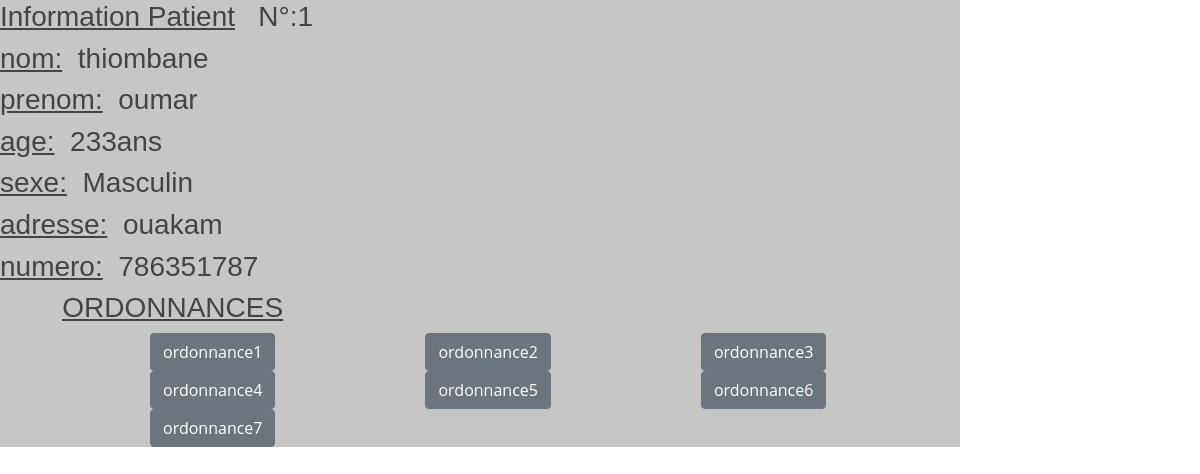
The app's page /colorlib-regform-19/dossierpat.php?matriculep=1 with its own data.
### tables this page shows
CREATE TABLE IF NOT EXISTS `patient` (
  `matriculep` int NOT NULL AUTO_INCREMENT,
  `prenom` varchar(100) NOT NULL,
  `nom` varchar(100) NOT NULL,
  `adresse` varchar(200) NOT NULL,
  `numtel` varchar(15) NOT NULL,
  `age` varchar(15) NOT NULL,
  `sexep` varchar(50) NOT NULL,
  PRIMARY KEY (`matriculep`)
);

CREATE TABLE IF NOT EXISTS `ordonnance` (
  `id_ord` int NOT NULL AUTO_INCREMENT,
  `diagnostic` varchar(250) NOT NULL,
  `desc_ord` varchar(2000) NOT NULL,
  `date_ord` date NOT NULL,
  `matriculep` int NOT NULL,
  PRIMARY KEY (`id_ord`),
  KEY `matriculep` (`matriculep`)
);

### colorlib-regform-19/dossierpat.php (the view, shortened to what this page needs)
<?php
 $matricule=$_GET['matriculep'];
			try{
			  $omzo=new PDO ('mysql:host=localhost;dbname=clinique','root','');
				$omzo->setAttribute(PDO::ATTR_ERRMODE, PDO::ERRMODE_EXCEPTION);
				$var=$omzo->prepare('SELECT * FROM patient WHERE matriculep="'.$matricule.'"');
				$var->execute();
				$vari=$omzo->prepare('SELECT * FROM ordonnance WHERE matriculep="'.$matricule.'"');
				$vari->execute();
        			$row = $var->fetchAll(PDO::FETCH_ASSOC);
			}catch(PDOException $e){
			    echo 'imposssible .erreur'.$e->getmessage();
			}
           	?>
<!DOCTYPE html>
<html>
	<head>
		    <link rel="stylesheet" href="bootstrap.css">
		<link rel="stylesheet" href="fonts/material-design-iconic-font/css/material-design-iconic-font.min.css">
		<link rel="stylesheet" href="css/style.css">
	</head>
	<body>
		<div class="wrapper">
			<div class="inner" style="background-color: rgb(197,199,198); width: 80%;">
				<form action="">
					<h3><u>Information Patient</u>&nbsp&nbsp N°:<?php echo $row[0]['matriculep'];  ?></h3>
					<h3><u>nom:</u>&nbsp&nbsp<?php echo $row[0]['nom'];  ?></h3>
					<h3><u>prenom:</u>&nbsp&nbsp<?php echo $row[0]['prenom'];  ?></h3>
					<h3><u>age:</u>&nbsp&nbsp<?php echo $row[0]['age'];  ?></h3>
					<h3><u>sexe:</u>&nbsp&nbsp<?php echo $row[0]['sexep'];  ?></h3>
					<h3><u>adresse:</u>&nbsp&nbsp<?php echo $row[0]['adresse'];  ?></h3>
					<h3><u>numero:</u>&nbsp&nbsp<?php echo $row[0]['numtel'];  ?></h3>
					<div class="form-group">
					<div class="form-wrapper">
					<h3>&nbsp&nbsp&nbsp&nbsp&nbsp&nbsp&nbsp&nbsp<u>ORDONNANCES</u></h3>
					<div class="">
						<?php
							$i=0;
						$rows = $vari->fetchAll(PDO::FETCH_ASSOC);
						foreach ($rows as $ro ) {
							$i++;
							echo'<a href="ordonnancepat.php?id_ord='.$ro['id_ord'].'" class="btn btn-secondary" style="margin-left:150px;">
									ordonnance'.$i.'</a>';
						}
							 ?>
					</div>
				</form>
			</div>
		</div>
	</body>
</html>

### assets/css/style.css (style rules this page uses)
body { font-family: "Open Sans", sans-serif; color: #444444; }
a { color: #67b0d1; }
h1, h2, h3, h4, h5, h6 { font-family: "Raleway", sans-serif; }

### records on screen
patient: matriculep "1", nom "thiombane", prenom "oumar", age "233ans", sexep "Masculin", adresse "ouakam", numtel "786351787"
